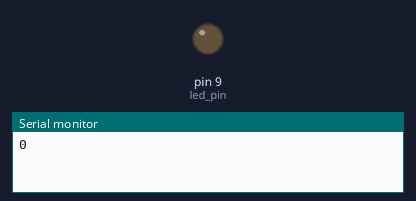
Bench run of a sketch on a simulated Arduino Uno, built with avr-gcc and run on an emulated ATmega328P. On the bench: output pins drawn as LEDs (lit = HIGH), the last lines printed to the serial monitor.

Above: at 0.05 s.
At 7.45 s:
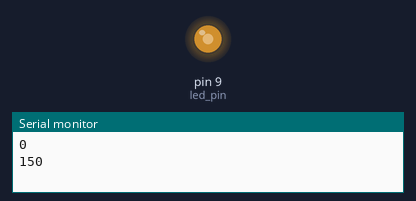
At 14.95 s:
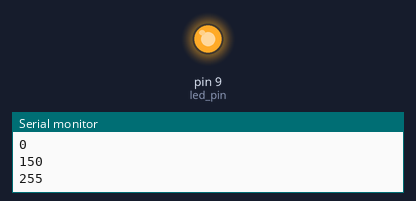
Timing chart, 0 to 19.5 s (numbered marks = the images above):
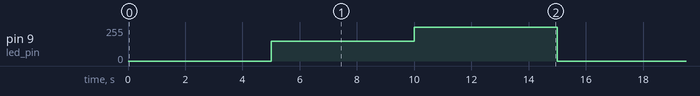

Measured:
- by itself, pin 9 (led_pin): repeats every 15.0 s: 255/255 5.0 s, 0/255 5.0 s, 150/255 5.0 s

The sketch:

fan.ino
```cpp
//Initializing LED Pin
int led_pin = 9;
void setup() {
  //Declaring LED pin as output
  pinMode(led_pin, OUTPUT);
  Serial.begin(115200);
}
void loop() {
  //Fading the LED
//  //for(int i=0; i<255; i=i+10){
    analogWrite(led_pin, 0);
    Serial.println("0");
    delay(5000);
//    analogWrite(led_pin, 64);
//    Serial.println("64");
//    delay(5000);
//    analogWrite(led_pin, 128);
//    Serial.println("128");
//    delay(5000);
    analogWrite(led_pin, 150);
    Serial.println("150");
    delay(5000);
    analogWrite(led_pin, 255);
    Serial.println("255");
    delay(5000);
//  for(int i=100; i>0; i--){
//    analogWrite(led_pin, i);
//    delay(5);
//  }
}
```
